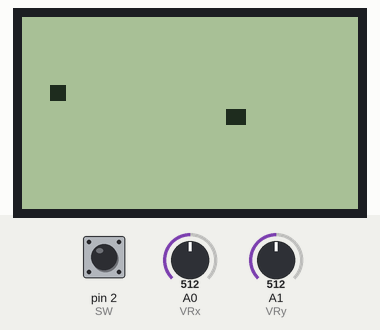
A sketch run on a simulated Arduino Uno, built with avr-gcc and run on an emulated ATmega328P. On the bench: 84×48 one-colour display. Inputs (shaded band) come from the test bench; at power-on: A1 (VRy) = 512, A0 (VRx) = 512, pin 2 (SW) HIGH. Random numbers use the default seed unless the sketch sets one.

Above: at 1.2 s.
1.3 s: A1 (VRy) set to 306
At 1.46 s:
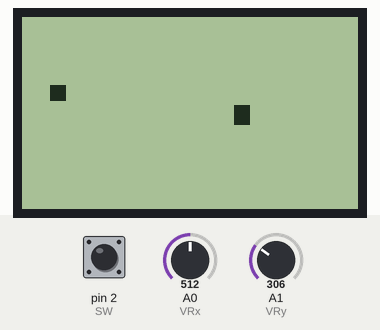
3.1 s: A0 (VRx) set to 306
At 3.27 s:
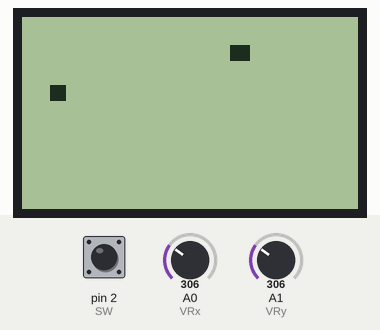
4.7 s: pin 2 (SW) pulled LOW for 0.15 s
6.3 s: pin 2 (SW) pulled LOW for 1 s
At 6.36 s:
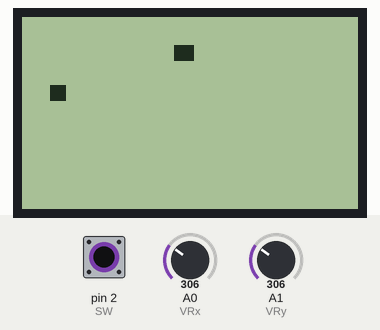
8.8 s: A0 (VRx) set to 716
At 8.97 s:
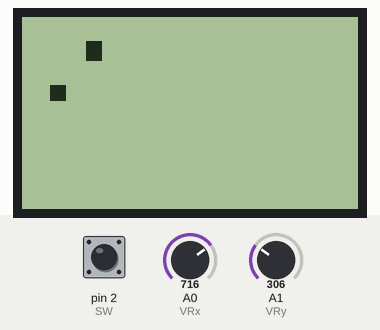
10.4 s: A0 (VRx) set to 511
At 10.56 s:
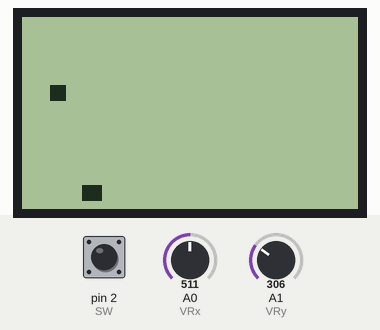

Measured:
- after the input at 4.7 s, every drawn part: stays the same
- after the input at 6.3 s, the display: changes at once (image 3)

The sketch:

snake.ino
```cpp
#include <SPI.h>
#include <Adafruit_GFX.h>
#include <Adafruit_PCD8544.h>
#include <stdlib.h>

// pins for joystick
int VRx = A0;
int VRy = A1;
int SW = 2;

// screen parameters
int screenWidth = 84;
int screenHeight = 48;
Adafruit_PCD8544 display = Adafruit_PCD8544(8, 9, 10, 11, 12);

int appleX = rand() % screenWidth;
int appleY = rand() % screenHeight;
bool eaten_verbose = false;

int snake[][2] = {{41, 23}, {39, 23}};
int snakeLen = 2;

// variables for convenience
int mainX = snake[0][0];
int mainY = snake[0][1];

int memoX = 1;
int memoY = 0;

volatile bool con_verbose = true;

void setup()   {
  Serial.begin(9600);
  pinMode(VRx, INPUT);
  pinMode(VRy, INPUT);
  pinMode(SW, INPUT_PULLUP);

  display.begin();
  display.setContrast(50);
  display.clearDisplay();   // clears the screen and buffer

  attachInterrupt(digitalPinToInterrupt(SW), pause, FALLING);
}

void pause() {
  // pauses the snake game as well as handles switch bouncing
  static unsigned long last_interrupt_time = 0;
  unsigned long interrupt_time = millis();
  // If interrupts come faster than 200ms, assume it's a bounce and ignore
  if (interrupt_time - last_interrupt_time > 200)
  {
     con_verbose = !con_verbose;
  }
  last_interrupt_time = interrupt_time;
}


void moveFirstPixel(int mapX, int mapY) {
  // moves the head pixel of the snake
  if ((mapX == 1 && memoX != -1) || (mapX == -1 && memoX != 1)) {
    memoX = mapX;
    mainX = (mainX == 0) ? screenWidth : (mainX + memoX) % screenWidth;
    memoY = 0;
  } else if ((mapY == 1 && memoY != -1) || (mapY == -1 && memoY != 1)) {
    memoY = mapY;
    mainY = (mainY == 0) ? screenHeight : (mainY + mapY) % screenHeight;
    memoX = 0;
  } else {
    mainX = (mainX == 0) ? screenWidth : (mainX + memoX) % screenWidth;
    mainY = (mainY == 0) ? screenHeight : (mainY + memoY) % screenHeight;
  };
  snake[0][0] = mainX;
  snake[0][1] = mainY;
  checkColisions();
}


void moveSnake(int mapX, int mapY) {
  for (int i = snakeLen - 1; i > 0; i--){
    snake[i][0] = snake[i - 1][0];
    snake[i][1] = snake[i - 1][1];
  };
  moveFirstPixel(mapX, mapY);
};


void showApple() {
  if (eaten_verbose == true) {
    appleX = rand() % screenWidth;
    appleY = rand() % screenHeight;
    eaten_verbose = false;
  }
  display.fillRect(appleX, appleY, 4, 4, BLACK);
}

void eatApple() {
  if (appleX == mainX & appleY == mainY) {
    eaten_verbose = true;
    // copies the last part of the snake
    snake[snakeLen][0] = snake[snakeLen - 1][0];
    snake[snakeLen][1] = snake[snakeLen - 1][1];
    snakeLen++;
  };
};


void checkColisions() {
  for (int i = 1; i < snakeLen; i++) {
    if (mainX == snake[i][0] || mainY == snake[i][1]) {
      return;
    }
  }
}


void displaySnake() {
  for (int i=0; i < snakeLen; i++) {
    display.fillRect(snake[i][0], snake[i][1], 4, 4, BLACK);
  };
};


void loop() {
  if (con_verbose == true) {
    int mapX = map(analogRead(VRx), 0, 1023, -1, 1);
    int mapY = map(analogRead(VRy), 0, 1023, -1, 1);

    moveSnake(mapX, mapY);

    eatApple(); // first apple is shown by default, therefore we should eat it at first to generate the next one
    showApple(); // next apple

    displaySnake();

    display.display();
    delay(100); // here we can create custom delay, that will become less, if the snake becomes bigger
    display.clearDisplay();
  }
}
```
